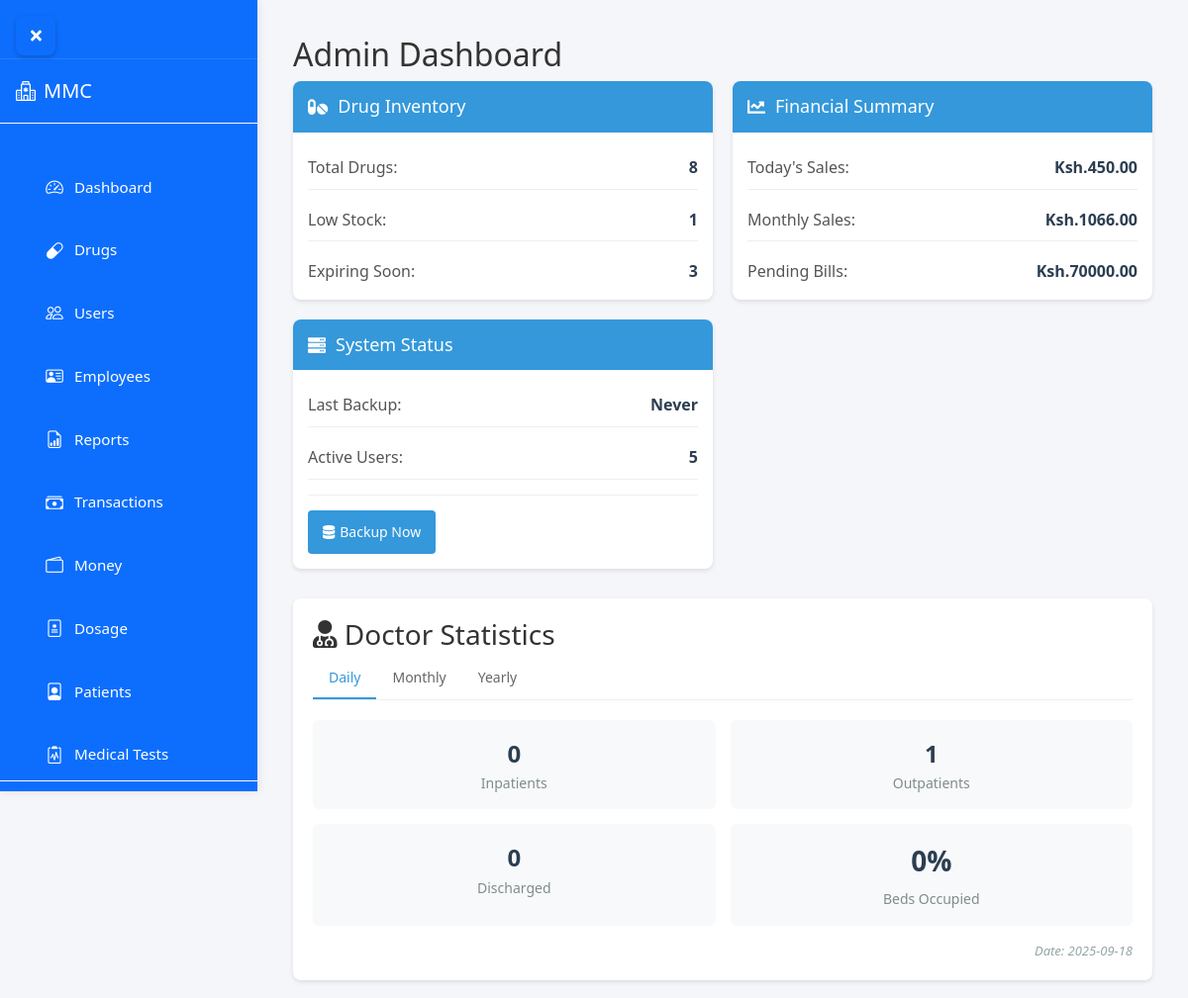
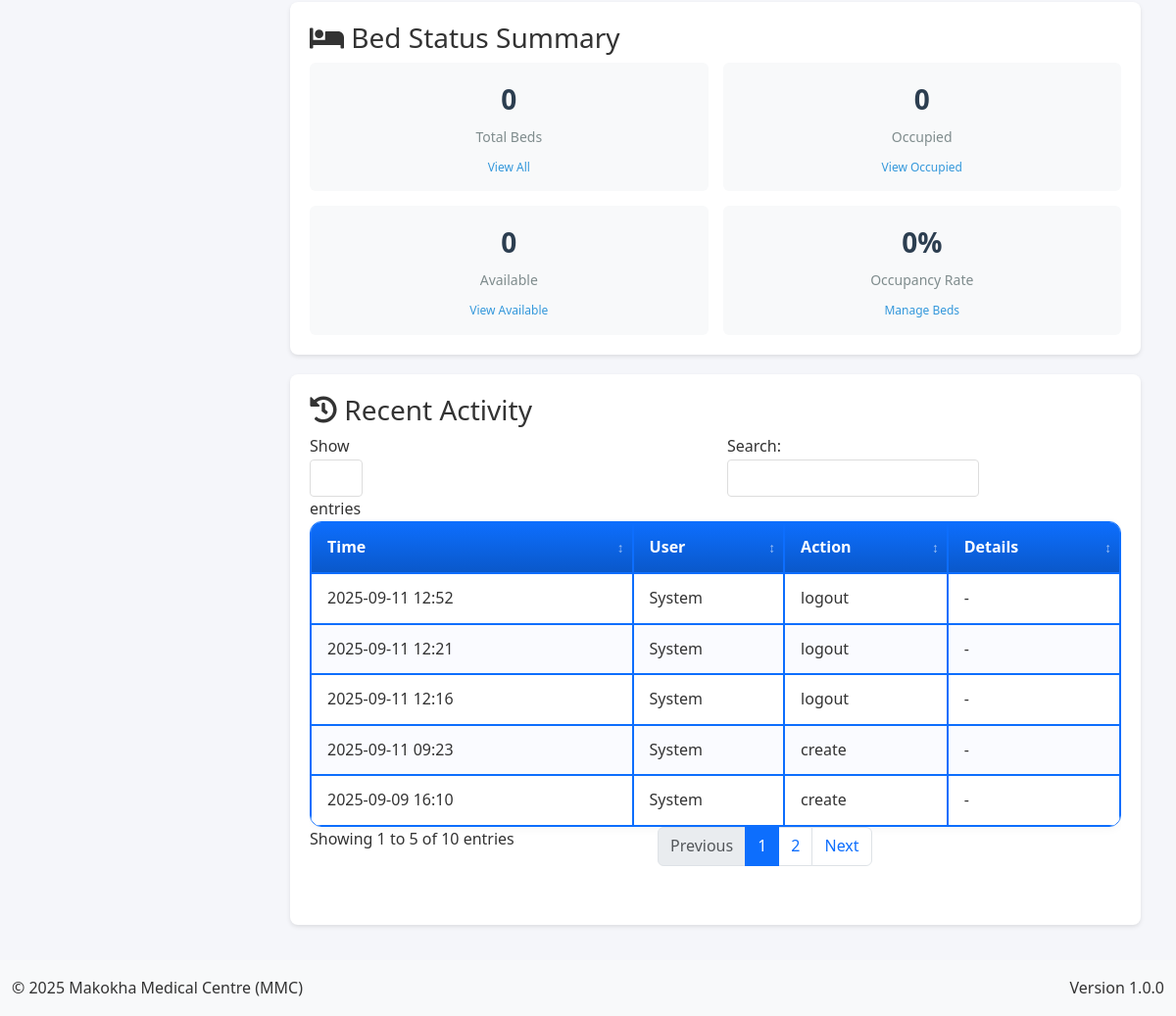
The page /admin (signed in) on the database its author committed (2 pictures, top to bottom).
### app.py (models this page shows, shortened)
class AuditLog(db.Model):
    __tablename__ = 'audit_logs'
    id = db.Column(db.Integer, primary_key=True)
    user_id = db.Column(db.Integer, db.ForeignKey('user.id'), nullable=False)
    action = db.Column(db.String(50), nullable=False)
    table_name = db.Column(db.String(50))  # Tracks which table was affected
    record_id = db.Column(db.Integer)      # ID of the affected record
    description = db.Column(db.String(255))  # For backward compatibility
    changes = db.Column(db.JSON)           # Structured change data
    old_values = db.Column(db.JSON)        # Previous values before change
    new_values = db.Column(db.JSON)        # Values after change
    ip_address = db.Column(db.String(50))  # IP address of the requester
    created_at = db.Column(db.DateTime, default=lambda: datetime.now(timezone.utc))
    user = db.relationship('User', backref='audit_log_entries')

### app.py (the view)
@app.route('/admin')
@login_required
def admin_dashboard():
    if current_user.role != 'admin':
        flash('Unauthorized access', 'danger')
        return redirect(url_for('home'))
    try:
        total_drugs = db.session.query(func.count(Drug.id)).scalar()
        low_stock = db.session.query(func.count(Drug.id)).filter(
            Drug.stocked_quantity - Drug.sold_quantity < 10
        ).scalar()
        expiring_soon = db.session.query(func.count(Drug.id)).filter(
            Drug.expiry_date <= date.today() + timedelta(days=30)
        ).scalar()
        today_sales = db.session.query(func.sum(Sale.total_amount)).filter(
            func.date(Sale.created_at) == date.today()
        ).scalar() or 0
        monthly_sales = db.session.query(func.sum(Sale.total_amount)).filter(
            func.strftime('%Y-%m', Sale.created_at) == datetime.now().strftime('%Y-%m')
        ).scalar() or 0
        pending_bills = db.session.query(func.sum(Debtor.amount_owed)).scalar() or 0
        last_backup = BackupRecord.query.filter_by(status='completed')\
            .order_by(BackupRecord.timestamp.desc()).first()
        last_backup_time = last_backup.timestamp if last_backup else 'Never'
        backup_stats = {
            'total_backups': BackupRecord.query.count(),
            'successful_backups': BackupRecord.query.filter_by(status='completed').count(),
            'failed_backups': BackupRecord.query.filter_by(status='failed').count(),
            'total_size_mb': db.session.query(
                func.coalesce(func.sum(BackupRecord.size_bytes), 0) / (1024 * 1024)
            ).scalar()
        }
        active_users = db.session.query(func.count(User.id)).filter_by(is_active=True).scalar()
        daily_stats = get_doctor_stats('daily')
        monthly_stats = get_doctor_stats('monthly')
        yearly_stats = get_doctor_stats('yearly')
        recent_activity = db.session.query(
            AuditLog.id,
            AuditLog.action,
            AuditLog.created_at.label('created_at'),
            literal('audit').label('type')
        ).union_all(
            db.session.query(
                BackupRecord.id,
                literal('backup').label('action'),
                BackupRecord.timestamp.label('created_at'),
                literal('backup').label('type')
            )
        ).order_by(text('created_at')).limit(10).all()
        return render_template('admin/dashboard.html',
            total_drugs=total_drugs,
            low_stock=low_stock,
            expiring_soon=expiring_soon,
            today_sales=today_sales,
            monthly_sales=monthly_sales,
            pending_bills=pending_bills,
            last_backup_time=last_backup_time,
            backup_stats=backup_stats,
            active_users=active_users,
            daily_stats=daily_stats,
            monthly_stats=monthly_stats,
            yearly_stats=yearly_stats,
            recent_activity=recent_activity
        )
    except Exception as e:
        app.logger.error(f"Error in admin dashboard: {str(e)}")
        flash('An error occurred while loading the dashboard', 'danger')
        return redirect(url_for('home'))

### templates/admin/dashboard.html (shortened to what this page needs)
{% extends "base.html" %}
{% block content %}
<div class="content">
    <div class="section-content active" id="dashboard-section">
        <h2>Admin Dashboard</h2>
        <div class="dashboard-widgets">
            <div class="widget">
                <div class="widget-header">
                    <h3><i class="fas fa-pills"></i> Drug Inventory</h3>
                </div>
                <div class="widget-body">
                    <div class="widget-item">
                        <span class="widget-label">Total Drugs:</span>
                        <span class="widget-value">{{ total_drugs }}</span>
                    </div>
                    <div class="widget-item">
                        <span class="widget-label">Low Stock:</span>
                        <span class="widget-value">{{ low_stock }}</span>
                    </div>
                    <div class="widget-item">
                        <span class="widget-label">Expiring Soon:</span>
                        <span class="widget-value">{{ expiring_soon }}</span>
                    </div>
                </div>
            </div>
            <div class="widget">
                <div class="widget-header">
                    <h3><i class="fas fa-chart-line"></i> Financial Summary</h3>
                </div>
                <div class="widget-body">
                    <div class="widget-item">
                        <span class="widget-label">Today's Sales:</span>
                        <span class="widget-value">Ksh.{{ "%.2f"|format(today_sales) }}</span>
                    </div>
                    <div class="widget-item">
                        <span class="widget-label">Monthly Sales:</span>
                        <span class="widget-value">Ksh.{{ "%.2f"|format(monthly_sales) }}</span>
                    </div>
                    <div class="widget-item">
                        <span class="widget-label">Pending Bills:</span>
                        <span class="widget-value">Ksh.{{ "%.2f"|format(pending_bills) }}</span>
                    </div>
                </div>
            </div>
            <div class="widget">
                <div class="widget-header">
                    <h3><i class="fas fa-server"></i> System Status</h3>
                </div>
                <div class="widget-body">
                    <div class="widget-item">
                        <span class="widget-label">Last Backup:</span>
                        <span class="widget-value">
                            {% if last_backup_time != 'Never' %}
                                {{ last_backup_time.strftime('%Y-%m-%d %H:%M') }}
                            {% else %}
                                Never
                            {% endif %}
                        </span>
                    </div>
                    <div class="widget-item">
                        <span class="widget-label">Active Users:</span>
                        <span class="widget-value">{{ active_users }}</span>
                    </div>
                    <div class="widget-actions">
                        <a href="{{ url_for('backup_management') }}" class="btn btn-primary">
                            <i class="fas fa-database"></i> Backup Now
                        </a>
                    </div>
                </div>
            </div>
        </div>
        <div class="doctor-stats-section">
            <h3><i class="fas fa-user-md"></i> Doctor Statistics</h3>
            <div class="timeframe-tabs">
                <button class="timeframe-tab active" onclick="showTimeframe('daily')">Daily</button>
                <button class="timeframe-tab" onclick="showTimeframe('monthly')">Monthly</button>
                <button class="timeframe-tab" onclick="showTimeframe('yearly')">Yearly</button>
            </div>
            <div id="daily-stats" class="timeframe-content active">
                <div class="stats-grid">
                    <div class="stat-card">
                        <div class="stat-value">{{ daily_stats.inpatients }}</div>
                        <div class="stat-label">Inpatients</div>
                    </div>
                    <div class="stat-card">
                        <div class="stat-value">{{ daily_stats.outpatients }}</div>
                        <div class="stat-label">Outpatients</div>
                    </div>
                    <div class="stat-card">
                        <div class="stat-value">{{ daily_stats.discharged }}</div>
                        <div class="stat-label">Discharged</div>
                    </div>
                    <div class="stat-card">
                        <div class="bed-stat-value">
                            {% if daily_stats.total_beds > 0 %}
                                {{ ((daily_stats.occupied_beds / daily_stats.total_beds) * 100) | round(1) }}%
                            {% else %}
                                0%
                            {% endif %}
                        </div>
                        <div class="stat-label">Beds Occupied</div>
                    </div>
                </div>
                <div class="stats-date">Date: {{ daily_stats.start_date.strftime('%Y-%m-%d') }}</div>
            </div>
        </div>
        <div class="bed-status-section">
            <h3><i class="fas fa-bed"></i> Bed Status Summary</h3>
            <div class="bed-stats-grid">
                <div class="bed-stat-card">
                    <div class="bed-stat-value">{{ daily_stats.total_beds }}</div>
                    <div class="bed-stat-label">Total Beds</div>
                    <a href="{{ url_for('manage_beds') }}" class="bed-stat-link">View All</a>
                </div>
                <div class="bed-stat-card">
                    <div class="bed-stat-value">{{ daily_stats.occupied_beds }}</div>
                    <div class="bed-stat-label">Occupied</div>
                    <a href="{{ url_for('manage_beds') }}?status=occupied" class="bed-stat-link">View Occupied</a>
                </div>
                <div class="bed-stat-card">
                    <div class="bed-stat-value">{{ daily_stats.available_beds }}</div>
                    <div class="bed-stat-label">Available</div>
                    <a href="{{ url_for('manage_beds') }}?status=available" class="bed-stat-link">View Available</a>
                </div>
                <div class="bed-stat-card">
                    <div class="bed-stat-value">
                        {% if daily_stats.total_beds > 0 %}
                            {{ ((daily_stats.occupied_beds / daily_stats.total_beds) * 100) | round(1) }}%
                        {% else %}
                            0%
                        {% endif %}
                    </div>
                    <div class="bed-stat-label">Occupancy Rate</div>
                    <a href="{{ url_for('manage_beds') }}" class="bed-stat-link">Manage Beds</a>
                </div>
            </div>
        </div>
        <div class="recent-activity">
            <h3><i class="fas fa-history"></i> Recent Activity</h3>
            <table class="activity-table">
                <thead>
                    <tr>
                        <th>Time</th>
                        <th>User</th>
                        <th>Action</th>
                        <th>Details</th>
                    </tr>
                </thead>
                <tbody>
                    {% for log in recent_activity %}
                    <tr>
                        <td>{{ log.created_at.strftime('%Y-%m-%d %H:%M') }}</td>
                        <td>{{ log.user.username if log.user else 'System' }}</td>
                        <td>{{ log.action }}</td>
                        <td>
                            {% if log.table_name and log.record_id %}
                                {{ log.table_name }} #{{ log.record_id }}
                            {% else %}
                                -
                            {% endif %}
                        </td>
                    </tr>
                    {% endfor %}
                </tbody>
            </table>
        </div>
    </div>
</div>
{% endblock %}

### rows shown on the page
AuditLog: created_at "2025-09-09 16:10", user "System", action "create"
AuditLog: created_at "2025-09-11 09:23", user "System", action "create"
AuditLog: created_at "2025-09-11 12:16", user "System", action "logout"
AuditLog: created_at "2025-09-11 12:21", user "System", action "logout"
AuditLog: created_at "2025-09-11 12:52", user "System", action "logout"

### other values the page prints
{{ total_drugs }} "8"
{{ low_stock }} "1"
{{ expiring_soon }} "3"
{{ "%.2f"|format(today_sales) }} "450.00"
{{ "%.2f"|format(monthly_sales) }} "1066.00"
{{ "%.2f"|format(pending_bills) }} "70000.00"
{{ active_users }} "5"
{{ daily_stats.inpatients }} "0"
{{ daily_stats.outpatients }} "1"
{{ daily_stats.discharged }} "0"
{{ daily_stats.start_date.strftime('%Y-%m-%d') }} "2025-09-18"
{{ daily_stats.total_beds }} "0"
{{ daily_stats.occupied_beds }} "0"
{{ daily_stats.available_beds }} "0"
